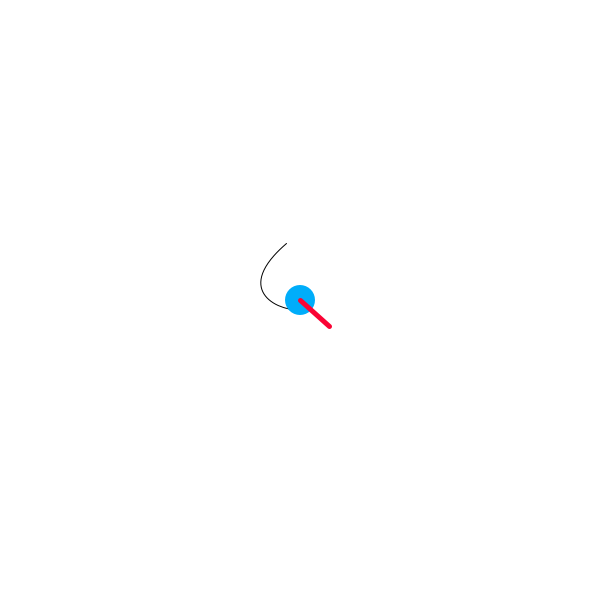
Frame 1 (no input)
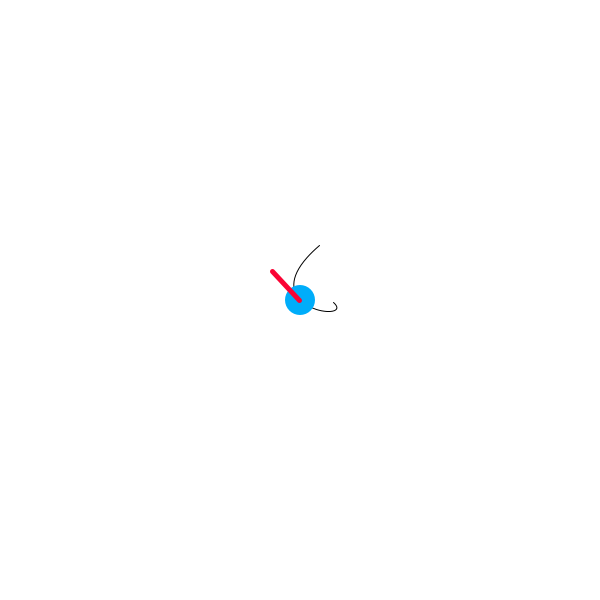
Frame 60 (the mouse pressed at the canvas centre just before this capture)
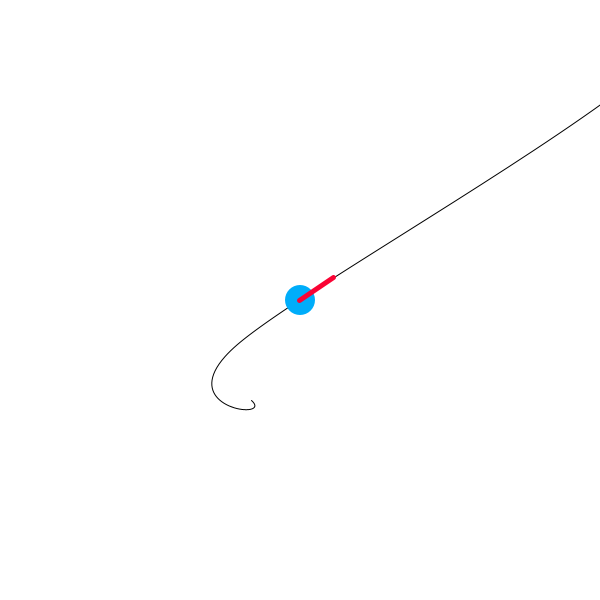
Frame 120 (the mouse held since frame 60 and released just before this capture)

The Processing sketch that drew these frames (run headless with seeded random() and noise(); from frame 60 on, the mouse is pressed at the canvas centre):

// Processing sketch: testMoveOnCurve
// ── testMoveOnCurve.pde
ArrayList<PVector>   points = new ArrayList<PVector>();
float dtheta=0.0;
int numofPoints=4;
void setup() {
  size(600, 600);
  curvegenerate();
}

float t=0;
void draw() {
  background(-1);

  float x = curvePoint(points.get(points.size ()-4).x, points.get(points.size ()-3).x, points.get(points.size ()-2).x, points.get(points.size ()-1).x, t);
  float y = curvePoint(points.get(points.size ()-4).y, points.get(points.size ()-3).y, points.get(points.size ()-2).y, points.get(points.size ()-1).y, t);

  float tx = curveTangent(points.get(points.size ()-4).x, points.get(points.size ()-3).x, points.get(points.size ()-2).x, points.get(points.size ()-1).x, t);
  float ty = curveTangent(points.get(points.size ()-4).y, points.get(points.size ()-3).y, points.get(points.size ()-2).y, points.get(points.size ()-1).y, t);
  float a = atan2(ty, tx);
  a -= radians(dtheta);
  if (right)dtheta+=10;
  if (left)dtheta-=10;
  t+=1/100.0;

  println(t);

  if (t>1) {
    t=0;
    points.add(new PVector(random(x,width), random(-height, height)));
  }
  
  pushMatrix();
  translate(width/2-x, height/2-y);
  noFill();
  stroke(0);
  beginShape();
  for (int i = 0; i < points.size (); i++) { //0-9
    PVector p = points.get(i);
    curveVertex(p.x, p.y);
    p.x-=x;
    if (p.x<-2*width) {
      points.remove(i);
    }
  }
  endShape();
  fill(#00ADFA);
  noStroke();
  ellipse(x, y, 30, 30);
  pushStyle();
  stroke(#FA0334);
  strokeWeight(5);
  line(x, y, cos(a)*40 + x, sin(a)*40 + y);
  popStyle();
  popMatrix();
}


void curvegenerate() {
  for (int i=0; i<numofPoints; i++) {
    if (i==0 )points.add(new PVector(-width/2, random(height)));
    else if (i==(numofPoints-1) )points.add(new PVector(width/2, random(height)));
    else points.add(new PVector(random(-width/2, width/2), random(height)));
  }
}

boolean right =false, left = false;
void keyPressed() {
  if (key==CODED)
  {
    if (keyCode==RIGHT) right = true;
    else if (keyCode==LEFT) left =true;
  }
}

void keyReleased() {
  if (key==CODED)
  {
    if (keyCode==RIGHT) right = false;
    else if (keyCode==LEFT) left =false;
  }
}
